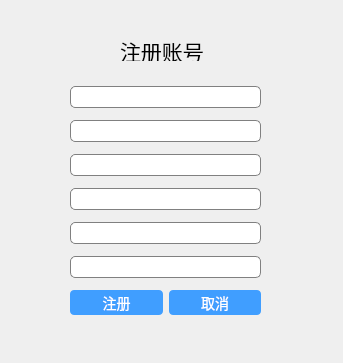
<?xml version="1.0" encoding="UTF-8"?>
<ui version="4.0">
 <class>zhuce</class>
 <widget class="QWidget" name="zhuce">
  <property name="geometry">
   <rect>
    <x>0</x>
    <y>0</y>
    <width>343</width>
    <height>363</height>
   </rect>
  </property>
  <property name="windowTitle">
   <string>注册</string>
  </property>
  <widget class="QWidget" name="layoutWidget">
   <property name="geometry">
    <rect>
     <x>70</x>
     <y>80</y>
     <width>191</width>
     <height>241</height>
    </rect>
   </property>
   <layout class="QVBoxLayout" name="verticalLayout">
    <item>
     <widget class="QLineEdit" name="lineEditAccount">
      <property name="cursor">
       <cursorShape>SizeVerCursor</cursorShape>
      </property>
      <property name="styleSheet">
       <string notr="true">border: 1px solid gray; border-radius: 5px; padding: 2px;</string>
      </property>
      <property name="placeholderText">
       <string/>
      </property>
      <property name="clearButtonEnabled">
       <bool>false</bool>
      </property>
     </widget>
    </item>
    <item>
     <widget class="QLineEdit" name="lineEditPassword">
      <property name="styleSheet">
       <string notr="true">border: 1px solid gray; border-radius: 5px; padding: 2px;</string>
      </property>
     </widget>
    </item>
    <item>
     <widget class="QLineEdit" name="lineEditRePassword">
      <property name="styleSheet">
       <string notr="true">border: 1px solid gray; border-radius: 5px; padding: 2px;</string>
      </property>
     </widget>
    </item>
    <item>
     <widget class="QLineEdit" name="lineEditName">
      <property name="styleSheet">
       <string notr="true">border: 1px solid gray; border-radius: 5px; padding: 2px;</string>
      </property>
     </widget>
    </item>
    <item>
     <widget class="QLineEdit" name="lineEditIdCard">
      <property name="styleSheet">
       <string notr="true">border: 1px solid gray; border-radius: 5px; padding: 2px;</string>
      </property>
     </widget>
    </item>
    <item>
     <widget class="QLineEdit" name="lineEdit">
      <property name="styleSheet">
       <string notr="true">border: 1px solid gray; border-radius: 5px; padding: 2px;</string>
      </property>
     </widget>
    </item>
    <item>
     <layout class="QHBoxLayout" name="horizontalLayout">
      <item>
       <widget class="QPushButton" name="zhuceBtn">
        <property name="minimumSize">
         <size>
          <width>0</width>
          <height>25</height>
         </size>
        </property>
        <property name="font">
         <font>
          <family>幼圆</family>
          <pointsize>-1</pointsize>
         </font>
        </property>
        <property name="styleSheet">
         <string notr="true">QPushButton{border-radius:4px;background:#409eff;color:white;font-size:14px}</string>
        </property>
        <property name="text">
         <string>注册</string>
        </property>
        <property name="iconSize">
         <size>
          <width>20</width>
          <height>20</height>
         </size>
        </property>
       </widget>
      </item>
      <item>
       <widget class="QPushButton" name="cancelBtn">
        <property name="minimumSize">
         <size>
          <width>0</width>
          <height>25</height>
         </size>
        </property>
        <property name="font">
         <font>
          <family>幼圆</family>
          <pointsize>-1</pointsize>
         </font>
        </property>
        <property name="styleSheet">
         <string notr="true">QPushButton{border-radius:4px;background:#409eff;color:white;font-size:14px}</string>
        </property>
        <property name="text">
         <string>取消</string>
        </property>
       </widget>
      </item>
     </layout>
    </item>
   </layout>
  </widget>
  <widget class="QLabel" name="label">
   <property name="geometry">
    <rect>
     <x>-30</x>
     <y>0</y>
     <width>381</width>
     <height>171</height>
    </rect>
   </property>
   <property name="styleSheet">
    <string notr="true">border-image: url(:/Image/Imageres/BackGround3.jpg);
border-image: url(:/Image/Imageres/BlueSkyAri.jpg);</string>
   </property>
   <property name="text">
    <string/>
   </property>
  </widget>
  <widget class="QLabel" name="label_2">
   <property name="geometry">
    <rect>
     <x>120</x>
     <y>40</y>
     <width>91</width>
     <height>21</height>
    </rect>
   </property>
   <property name="font">
    <font>
     <pointsize>16</pointsize>
    </font>
   </property>
   <property name="text">
    <string>注册账号</string>
   </property>
  </widget>
  <zorder>label</zorder>
  <zorder>layoutWidget</zorder>
  <zorder>label_2</zorder>
 </widget>
 <resources/>
 <connections/>
</ui>
